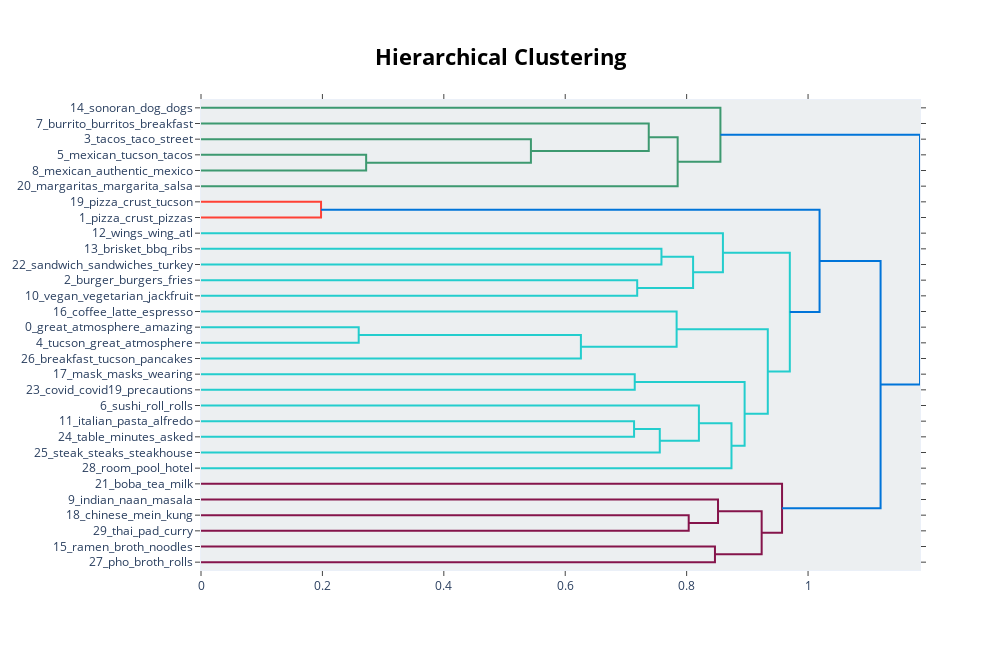

This figure's notebook cell:
### Markdown cell above
### Code Cell 5: Visualize the Topic Hierarchy for the Top 30 Topics

### Code cell
model.visualize_hierarchy(top_n_topics=30)

### Figure 1 — Plotly figure (JSON) as saved in the notebook; plotly's stock layout.template omitted (floating-point values rounded to 4 significant figures)
{"data": [{"hoverinfo": "text", "marker": {"color": "rgb(61,153,112)"}, "mode": "lines", "type": "scatter", "x": [0, 0.2721, 0.2721, 0], "xaxis": "x", "y": [-35, -35, -45, -45], "yaxis": "y"}, {"hoverinfo": "text", "marker": {"color": "rgb(61,153,112)"}, "mode": "lines", "type": "scatter", "x": [0, 0.5435, 0.5435, 0.2721], "xaxis": "x", "y": [-25, -25, -40, -40], "yaxis": "y"}, {"hoverinfo": "text", "marker": {"color": "rgb(61,153,112)"}, "mode": "lines", "type": "scatter", "x": [0, 0.7376, 0.7376, 0.5435], "xaxis": "x", "y": [-15, -15, -32.5, -32.5], "yaxis": "y"}, {"hoverinfo": "text", "marker": {"color": "rgb(61,153,112)"}, "mode": "lines", "type": "scatter", "x": [0.7376, 0.7852, 0.7852, 0], "xaxis": "x", "y": [-23.75, -23.75, -55, -55], "yaxis": "y"}, {"hoverinfo": "text", "marker": {"color": "rgb(61,153,112)"}, "mode": "lines", "type": "scatter", "x": [0, 0.8556, 0.8556, 0.7852], "xaxis": "x", "y": [-5, -5, -39.38, -39.38], "yaxis": "y"}, {"hoverinfo": "text", "marker": {"color": "rgb(255,65,54)"}, "mode": "lines", "type": "scatter", "x": [0, 0.1977, 0.1977, 0], "xaxis": "x", "y": [-65, -65, -75, -75], "yaxis": "y"}, {"hoverinfo": "text", "marker": {"color": "rgb(35,205,205)"}, "mode": "lines", "type": "scatter", "x": [0, 0.7585, 0.7585, 0], "xaxis": "x", "y": [-95, -95, -105, -105], "yaxis": "y"}, {"hoverinfo": "text", "marker": {"color": "rgb(35,205,205)"}, "mode": "lines", "type": "scatter", "x": [0, 0.7186, 0.7186, 0], "xaxis": "x", "y": [-115, -115, -125, -125], "yaxis": "y"}, {"hoverinfo": "text", "marker": {"color": "rgb(35,205,205)"}, "mode": "lines", "type": "scatter", "x": [0.7585, 0.8106, 0.8106, 0.7186], "xaxis": "x", "y": [-100, -100, -120, -120], "yaxis": "y"}, {"hoverinfo": "text", "marker": {"color": "rgb(35,205,205)"}, "mode": "lines", "type": "scatter", "x": [0, 0.8598, 0.8598, 0.8106], "xaxis": "x", "y": [-85, -85, -110, -110], "yaxis": "y"}, {"hoverinfo": "text", "marker": {"color": "rgb(35,205,205)"}, "mode": "lines", "type": "scatter", "x": [0, 0.2598, 0.2598, 0], "xaxis": "x", "y": [-145, -145, -155, -155], "yaxis": "y"}, {"hoverinfo": "text", "marker": {"color": "rgb(35,205,205)"}, "mode": "lines", "type": "scatter", "x": [0.2598, 0.6258, 0.6258, 0], "xaxis": "x", "y": [-150, -150, -165, -165], "yaxis": "y"}, {"hoverinfo": "text", "marker": {"color": "rgb(35,205,205)"}, "mode": "lines", "type": "scatter", "x": [0, 0.7835, 0.7835, 0.6258], "xaxis": "x", "y": [-135, -135, -157.5, -157.5], "yaxis": "y"}, {"hoverinfo": "text", "marker": {"color": "rgb(35,205,205)"}, "mode": "lines", "type": "scatter", "x": [0, 0.7145, 0.7145, 0], "xaxis": "x", "y": [-175, -175, -185, -185], "yaxis": "y"}, {"hoverinfo": "text", "marker": {"color": "rgb(35,205,205)"}, "mode": "lines", "type": "scatter", "x": [0, 0.7134, 0.7134, 0], "xaxis": "x", "y": [-205, -205, -215, -215], "yaxis": "y"}, {"hoverinfo": "text", "marker": {"color": "rgb(35,205,205)"}, "mode": "lines", "type": "scatter", "x": [0.7134, 0.7557, 0.7557, 0], "xaxis": "x", "y": [-210, -210, -225, -225], "yaxis": "y"}, {"hoverinfo": "text", "marker": {"color": "rgb(35,205,205)"}, "mode": "lines", "type": "scatter", "x": [0, 0.8202, 0.8202, 0.7557], "xaxis": "x", "y": [-195, -195, -217.5, -217.5], "yaxis": "y"}, {"hoverinfo": "text", "marker": {"color": "rgb(35,205,205)"}, "mode": "lines", "type": "scatter", "x": [0.8202, 0.8739, 0.8739, 0], "xaxis": "x", "y": [-206.2, -206.2, -235, -235], "yaxis": "y"}, {"hoverinfo": "text", "marker": {"color": "rgb(35,205,205)"}, "mode": "lines", "type": "scatter", "x": [0.7145, 0.8955, 0.8955, 0.8739], "xaxis": "x", "y": [-180, -180, -220.6, -220.6], "yaxis": "y"}, {"hoverinfo": "text", "marker": {"color": "rgb(35,205,205)"}, "mode": "lines", "type": "scatter", "x": [0.7835, 0.9337, 0.9337, 0.8955], "xaxis": "x", "y": [-146.2, -146.2, -200.3, -200.3], "yaxis": "y"}, {"hoverinfo": "text", "marker": {"color": "rgb(35,205,205)"}, "mode": "lines", "type": "scatter", "x": [0.8598, 0.97, 0.97, 0.9337], "xaxis": "x", "y": [-97.5, -97.5, -173.3, -173.3], "yaxis": "y"}, {"hoverinfo": "text", "marker": {"color": "rgb(0,116,217)"}, "mode": "lines", "type": "scatter", "x": [0.1977, 1.019, 1.019, 0.97], "xaxis": "x", "y": [-70, -70, -135.4, -135.4], "yaxis": "y"}, {"hoverinfo": "text", "marker": {"color": "rgb(133,20,75)"}, "mode": "lines", "type": "scatter", "x": [0, 0.8034, 0.8034, 0], "xaxis": "x", "y": [-265, -265, -275, -275], "yaxis": "y"}, {"hoverinfo": "text", "marker": {"color": "rgb(133,20,75)"}, "mode": "lines", "type": "scatter", "x": [0, 0.8517, 0.8517, 0.8034], "xaxis": "x", "y": [-255, -255, -270, -270], "yaxis": "y"}, {"hoverinfo": "text", "marker": {"color": "rgb(133,20,75)"}, "mode": "lines", "type": "scatter", "x": [0, 0.8466, 0.8466, 0], "xaxis": "x", "y": [-285, -285, -295, -295], "yaxis": "y"}, {"hoverinfo": "text", "marker": {"color": "rgb(133,20,75)"}, "mode": "lines", "type": "scatter", "x": [0.8517, 0.9236, 0.9236, 0.8466], "xaxis": "x", "y": [-262.5, -262.5, -290, -290], "yaxis": "y"}, {"hoverinfo": "text", "marker": {"color": "rgb(133,20,75)"}, "mode": "lines", "type": "scatter", "x": [0, 0.9572, 0.9572, 0.9236], "xaxis": "x", "y": [-245, -245, -276.2, -276.2], "yaxis": "y"}, {"hoverinfo": "text", "marker": {"color": "rgb(0,116,217)"}, "mode": "lines", "type": "scatter", "x": [1.019, 1.119, 1.119, 0.9572], "xaxis": "x", "y": [-102.7, -102.7, -260.6, -260.6], "yaxis": "y"}, {"hoverinfo": "text", "marker": {"color": "rgb(0,116,217)"}, "mode": "lines", "type": "scatter", "x": [0.8556, 1.184, 1.184, 1.119], "xaxis": "x", "y": [-22.19, -22.19, -181.7, -181.7], "yaxis": "y"}], "layout": {"autosize": false, "height": 650, "hoverlabel": {"bgcolor": "white", "font": {"family": "Rockwell", "size": 16}}, "hovermode": "closest", "plot_bgcolor": "#ECEFF1", "showlegend": false, "title": {"font": {"color": "Black", "size": 22}, "text": "<b>Hierarchical Clustering</b>", "x": 0.5, "xanchor": "center", "yanchor": "top"}, "width": 1000, "xaxis": {"autorange": true, "mirror": "allticks", "range": [0, 1.184], "rangemode": "tozero", "showgrid": false, "showline": true, "showticklabels": true, "ticks": "outside", "type": "linear", "zeroline": false}, "yaxis": {"mirror": "allticks", "range": [-300, 0], "rangemode": "tozero", "showgrid": false, "showline": true, "showticklabels": true, "tickmode": "array", "ticks": "outside", "ticktext": ["14_sonoran_dog_dogs", "7_burrito_burritos_breakfast", "3_tacos_taco_street", "5_mexican_tucson_tacos", "8_mexican_authentic_mexico", "20_margaritas_margarita_salsa", "19_pizza_crust_tucson", "1_pizza_crust_pizzas", "12_wings_wing_atl", "13_brisket_bbq_ribs", "22_sandwich_sandwiches_turkey", "2_burger_burgers_fries", "10_vegan_vegetarian_jackfruit", "16_coffee_latte_espresso", "0_great_atmosphere_amazing", "4_tucson_great_atmosphere", "26_breakfast_tucson_pancakes", "17_mask_masks_wearing", "23_covid_covid19_precautions", "6_sushi_roll_rolls", "11_italian_pasta_alfredo", "24_table_minutes_asked", "25_steak_steaks_steakhouse", "28_room_pool_hotel", "21_boba_tea_milk", "9_indian_naan_masala", "18_chinese_mein_kung", "29_thai_pad_curry", "15_ramen_broth_noodles", "27_pho_broth_rolls"], "tickvals": [-5, -15, -25, -35, -45, -55, -65, -75, -85, -95, -105, -115, -125, -135, -145, -155, -165, -175, -185, -195, -205, -215, -225, -235, -245, -255, -265, -275, -285, -295], "type": "linear", "zeroline": false}}}
